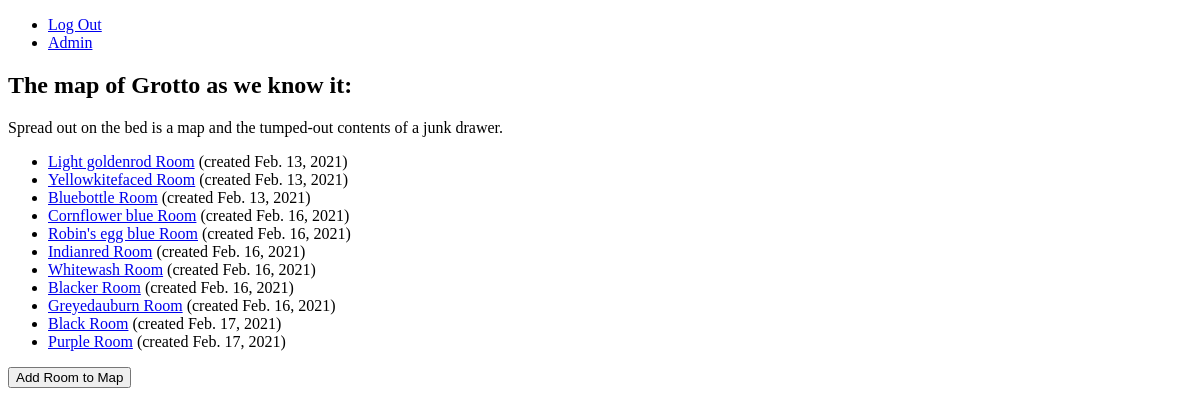
/rooms/ (signed in), run on an earlier commit of the app's database.
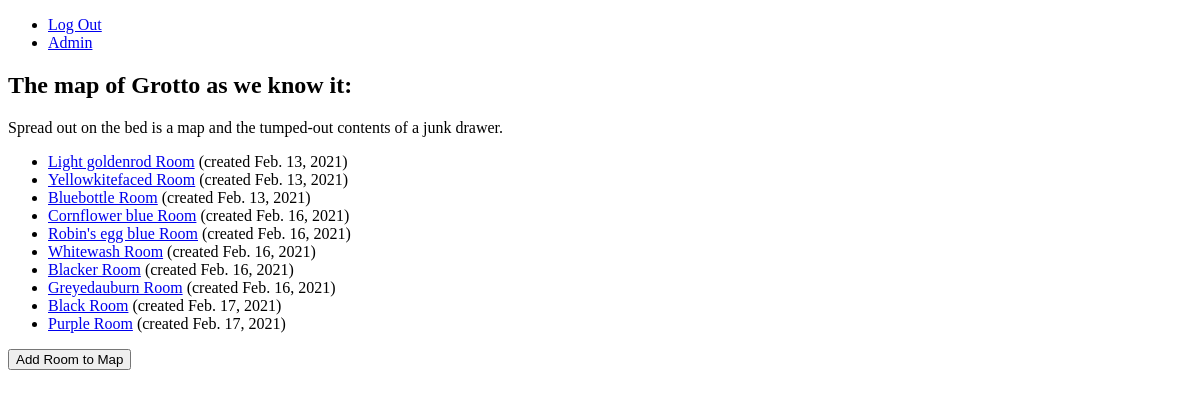
And on a later commit of the database.
### mapBuilder/models.py (models this page shows, shortened)
class Room(models.Model):
    name = models.CharField(max_length=200)
    url = models.URLField(max_length=200)
    exits = models.ManyToManyField('self', symmetrical=True)
    pub_date = models.DateTimeField(default=now,blank=True)
    description = models.CharField(max_length=600)
    colorName = models.CharField(max_length=200)
    status = models.CharField(max_length=200)
    colorHex = ColorField(default='#222222')
    colorSlug = models.SlugField(null=True)
    class Meta:
        unique_together = ["id", "url"]

### mapBuilder/views.py (the view, shortened to what this page needs)
# urls.py: path('', views.Index.as_view(), name='index'),
class Index(LoginRequiredMixin, ListView):
    template_name = 'mapBuilder/index.html'
    model = Room
    paginate_by = 25
    def get_context_data(self, **kwargs):
        context = super().get_context_data(**kwargs)
        context['now'] = timezone.now()
        return context

### Grotto/game/context_processors.py (called while the page is built)
def character(request):
    return {"character": request.character}

### templates/mapBuilder/index.html (shortened to what this page needs)
{% extends "base.html" %}
{% block content %}
    <h2>The map of <span class="yellow">Grotto</span> as we know it:</h2>
    <p>Spread out on the bed is a map and the tumped-out contents of a junk drawer.</p>
        <ul class="exits">
          {% for room in object_list %}
              <li><a href="{% url 'mapBuilder:room' room.colorSlug %}">{{ room.name }}</a> (created {{ room.pub_date|date }})</li>
          {% empty %}
              <li>No rooms yet.</li>
          {% endfor %}
          </ul>
        <form method="post">
          <button type="submit" name="generate_room">Add Room to Map</button>
        </form>
{% endblock %}

What changed in the data, as far as the page shows it:
removed Room: name "Indianred Room", pub_date "Feb. 16, 2021"
